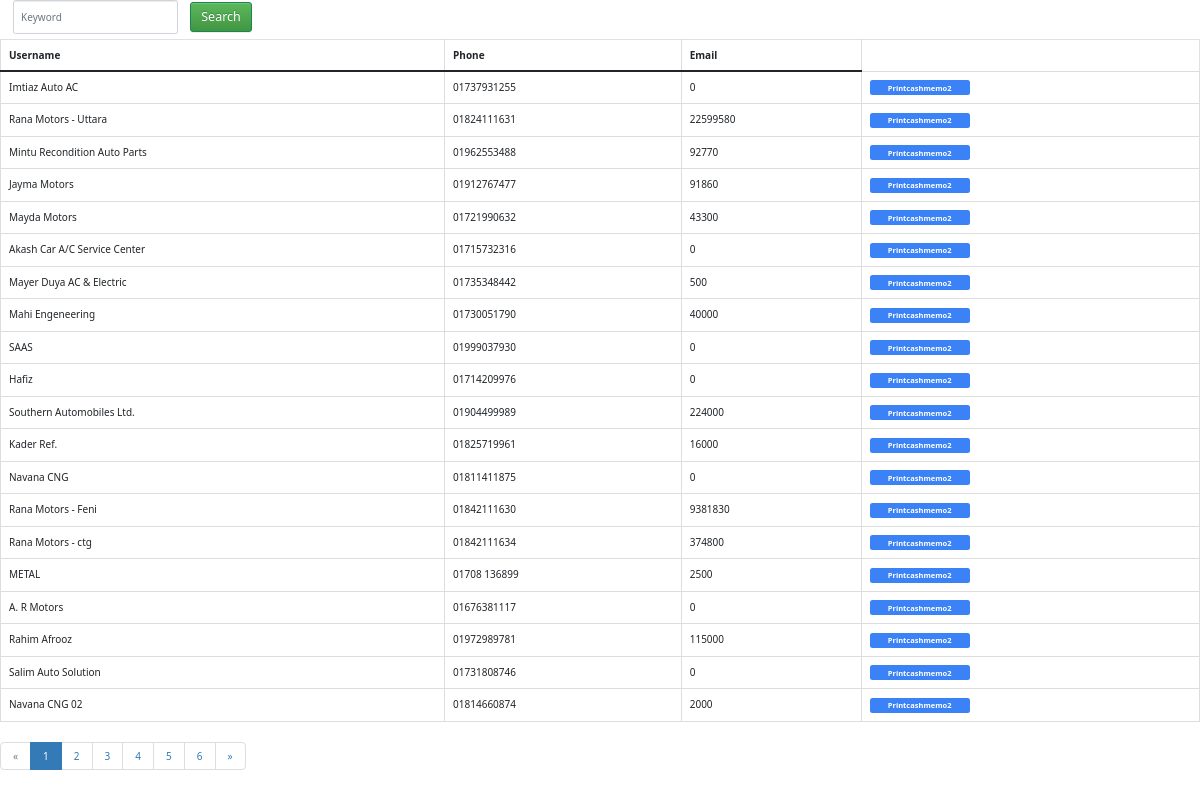
The app's page /customerlist (signed in) with its own data.
### core/models.py (models this page shows, shortened)
class Customer(models.Model):
    name = models.CharField(max_length=200)
    address = models.CharField(max_length=200)
    Phone = models.CharField(max_length=200)
    balance = models.PositiveIntegerField(default=0,null=True)

### core/views.py (the view)
# urls.py: path('customerlist', views.customerlist, name='customerlist'),
@login_required
def customerlist(request):
    user_list = Customer.objects.all()
    page = request.GET.get('page', 1)
    paginator = Paginator(user_list, 20)
    try:
        users = paginator.page(page)
    except PageNotAnInteger:
        users = paginator.page(1)
    except EmptyPage:
        users = paginator.page(paginator.num_pages)
    return render(request, 'core/customerlist.html', { 'users': users })

### core/templates/core/customerlist.html (shortened to what this page needs)
<!DOCTYPE html>
<html lang="en">
<head>
<link rel="stylesheet" href="https://cdn.jsdelivr.net/npm/bootstrap@3.3.7/dist/css/bootstrap.min.css">
<link rel="stylesheet" href="https://cdn.jsdelivr.net/npm/bootstrap@3.3.7/dist/css/bootstrap-theme.min.css">
</head>
<link href="https://cdn.jsdelivr.net/npm/bootstrap@5.0.2/dist/css/bootstrap.min.css" rel="stylesheet">
    <link rel="stylesheet" href="https://cdnjs.cloudflare.com/ajax/libs/font-awesome/6.0.0/css/all.min.css" />
<link rel="stylesheet" href="https://cdn.jsdelivr.net/npm/tw-elements/dist/css/index.min.css" />
<script src="https://cdn.tailwindcss.com"></script>
<body>
    <form action="{% url 'search_results' %}" class="form-inline" method="get">
      <div class="form-group mx-sm-3 mb-2">
       <input name="search" type="" class="form-control" id="" placeholder="Keyword">
       </div>
       <button type="submit" class="btn btn-success btn-lg mb-2">Search</button>
  </form>
    <table class="table table-bordered">
        <thead>
          <tr>
            <th>Username</th>
            <th>Phone</th>
            <th>Email</th>
          </tr>
        </thead>
        <tbody>
          {% for user in users %}
            <tr>
              <td>{{ user.name }}</td>
              <td>{{ user.Phone }}</td>
              <td>{{ user.balance }}</td>
              <td><button class="bg-blue-500 hover:bg-blue-700 text-white text-xs font-bold py-1 px-1 rounded w-40  mr-px"
          onclick="window.location.href = '{{user.id}}/billcustomer'">
          Printcashmemo2
            </button>
        </td>
            </tr>
          {% endfor %}
        </tbody>
      </table>
      {% if users.has_other_pages %}
        <ul class="pagination">
          {% if users.has_previous %}
            <li><a href="?page={{ users.previous_page_number }}">&laquo;</a></li>
          {% else %}
            <li class="disabled"><span>&laquo;</span></li>
          {% endif %}
          {% for i in users.paginator.page_range %}
            {% if users.number == i %}
              <li class="active"><span>{{ i }} <span class="sr-only">(current)</span></span></li>
            {% else %}
              <li><a href="?page={{ i }}">{{ i }}</a></li>
            {% endif %}
          {% endfor %}
          {% if users.has_next %}
            <li><a href="?page={{ users.next_page_number }}">&raquo;</a></li>
          {% else %}
            <li class="disabled"><span>&raquo;</span></li>
          {% endif %}
        </ul>
      {% endif %}
</body>
</html>

### records on screen
Customer: name "Imtiaz Auto AC", Phone "01737931255", balance "0"
Customer: name "Rana Motors - Uttara", Phone "01824111631", balance "22599580"
Customer: name "Mintu Recondition Auto Parts", Phone "01962553488", balance "92770"
Customer: name "Jayma Motors", Phone "01912767477", balance "91860"
Customer: name "Mayda Motors", Phone "01721990632", balance "43300"
Customer: name "Akash Car A/C Service Center", Phone "01715732316", balance "0"
Customer: name "Mayer Duya AC & Electric", Phone "01735348442", balance "500"
Customer: name "Mahi Engeneering", Phone "01730051790", balance "40000"
Customer: name "SAAS", Phone "01999037930", balance "0"
Customer: name "Hafiz", Phone "01714209976", balance "0"
Customer: name "Southern Automobiles Ltd.", Phone "01904499989", balance "224000"
Customer: name "Kader Ref.", Phone "01825719961", balance "16000"
Customer: name "Navana CNG", Phone "01811411875", balance "0"
Customer: name "Rana Motors - Feni", Phone "01842111630", balance "9381830"
Customer: name "Rana Motors - ctg", Phone "01842111634", balance "374800"
Customer: name "METAL", Phone "01708 136899", balance "2500"
Customer: name "A. R Motors", Phone "01676381117", balance "0"
Customer: name "Rahim Afrooz", Phone "01972989781", balance "115000"
Customer: name "Salim Auto Solution", Phone "01731808746", balance "0"
Customer: name "Navana CNG 02", Phone "01814660874", balance "2000"

### other values on screen
{{ i }} "1"
{{ i }} "2" "3" "4" "5" "6"
